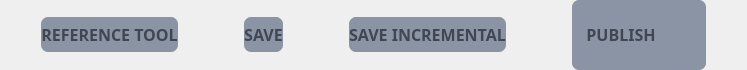
                           <widget class="QFrame" name="frame_assets_active_btn">
                            <property name="maximumSize">
                             <size>
                              <width>16777215</width>
                              <height>70</height>
                             </size>
                            </property>
                            <property name="styleSheet">
                             <string notr="true">QPushButton:hover{
	color:#FFF;
}</string>
                            </property>
                            <property name="frameShape">
                             <enum>QFrame::NoFrame</enum>
                            </property>
                            <property name="frameShadow">
                             <enum>QFrame::Raised</enum>
                            </property>
                            <layout class="QHBoxLayout" name="horizontalLayout_16">
                             <property name="topMargin">
                              <number>0</number>
                             </property>
                             <property name="bottomMargin">
                              <number>0</number>
                             </property>
                             <item>
                              <widget class="QPushButton" name="btn_assets_reference_tool">
                               <property name="minimumSize">
                                <size>
                                 <width>0</width>
                                 <height>35</height>
                                </size>
                               </property>
                               <property name="font">
                                <font>
                                 <family>Quicksand</family>
                                 <pointsize>12</pointsize>
                                 <bold>true</bold>
                                </font>
                               </property>
                               <property name="styleSheet">
                                <string notr="true">QPushButton{
	background-color:#8B94A4;
	color:#414752;
	border-radius:7px;
	margin-left:30px;
	margin-right:30px;
}
QPushButton:hover{
	color:#FFF;
}
QPushButton:pressed{
	color:#FFF;
	background-color:#000000;
}</string>
                               </property>
                               <property name="text">
                                <string>REFERENCE TOOL</string>
                               </property>
                              </widget>
                             </item>
                             <item>
                              <widget class="QPushButton" name="btn_assets_save">
                               <property name="minimumSize">
                                <size>
                                 <width>0</width>
                                 <height>35</height>
                                </size>
                               </property>
                               <property name="font">
                                <font>
                                 <family>Quicksand</family>
                                 <pointsize>12</pointsize>
                                 <bold>true</bold>
                                </font>
                               </property>
                               <property name="styleSheet">
                                <string notr="true">QPushButton{
	background-color:#8B94A4;
	color:#414752;
	border-radius:7px;
	margin-left:30px;
	margin-right:30px;
}
QPushButton:hover{
	color:#FFF;
}
QPushButton:pressed{
	color:#FFF;
	background-color:#000000;
}</string>
                               </property>
                               <property name="text">
                                <string>SAVE</string>
                               </property>
                              </widget>
                             </item>
                             <item>
                              <widget class="QPushButton" name="btn_assets_save_incremental">
                               <property name="minimumSize">
                                <size>
                                 <width>0</width>
                                 <height>35</height>
                                </size>
                               </property>
                               <property name="font">
                                <font>
                                 <family>Quicksand</family>
                                 <pointsize>12</pointsize>
                                 <bold>true</bold>
                                </font>
                               </property>
                               <property name="styleSheet">
                                <string notr="true">QPushButton{
	background-color:#8B94A4;
	color:#414752;
	border-radius:7px;
	margin-left:30px;
	margin-right:30px;
}
QPushButton:hover{
	color:#FFF;
}

QPushButton:pressed{
	color:#FFF;
	background-color:#000000;
}</string>
                               </property>
                               <property name="text">
                                <string>SAVE INCREMENTAL</string>
                               </property>
                              </widget>
                             </item>
                             <item>
                              <widget class="QFrame" name="frame_assets_publish_btn">
                               <property name="styleSheet">
                                <string notr="true">QFrame{
	background-color:#8B94A4;
	border-radius:7px;
	margin-left:30px;
	margin-right:30px;
}

QFrame#frame_assets_publish_btn QPushButton#btn_assets_publish:pressed{

	background-color:#000000;
}</string>
                               </property>
                               <property name="frameShape">
                                <enum>QFrame::NoFrame</enum>
                               </property>
                               <property name="frameShadow">
                                <enum>QFrame::Raised</enum>
                               </property>
                               <layout class="QHBoxLayout" name="horizontalLayout_17">
                                <property name="topMargin">
                                 <number>0</number>
                                </property>
                                <property name="bottomMargin">
                                 <number>0</number>
                                </property>
                                <item>
                                 <widget class="QPushButton" name="btn_assets_publish">
                                  <property name="font">
                                   <font>
                                    <family>Quicksand</family>
                                    <pointsize>12</pointsize>
                                    <bold>true</bold>
                                   </font>
                                  </property>
                                  <property name="styleSheet">
                                   <string notr="true">QPushButton{
	color:#414752;
}
QPushButton:hover{
	color:#FFF;
}
QPushButton:pressed{
	color:#FFF;
	background-color:#000000;
	border-radius:10px;
}</string>
                                  </property>
                                  <property name="text">
                                   <string>PUBLISH</string>
                                  </property>
                                  <property name="flat">
                                   <bool>true</bool>
                                  </property>
                                 </widget>
                                </item>
                                <item>
                                 <widget class="QPushButton" name="ico_assets_publish">
                                  <property name="maximumSize">
                                   <size>
                                    <width>30</width>
                                    <height>16777215</height>
                                   </size>
                                  </property>
                                  <property name="font">
                                   <font>
                                    <family>Quicksand</family>
                                    <pointsize>12</pointsize>
                                   </font>
                                  </property>
                                  <property name="styleSheet">
                                   <string notr="true">QPushButton {
	background-color:transparent;
	border:none;
}

QPushButton:hover {
	icon:url(:/icons/icons/engrenage_h.png)
}</string>
                                  </property>
                                  <property name="text">
                                   <string/>
                                  </property>
                                  <property name="icon">
                                   <iconset resource="../ressource.qrc">
                                    <normaloff>:/icons/icons/engrenage.png</normaloff>:/icons/icons/engrenage.png</iconset>
                                  </property>
                                  <property name="iconSize">
                                   <size>
                                    <width>30</width>
                                    <height>30</height>
                                   </size>
                                  </property>
                                 </widget>
                                </item>
                               </layout>
                              </widget>
                             </item>
                            </layout>
                           </widget>
